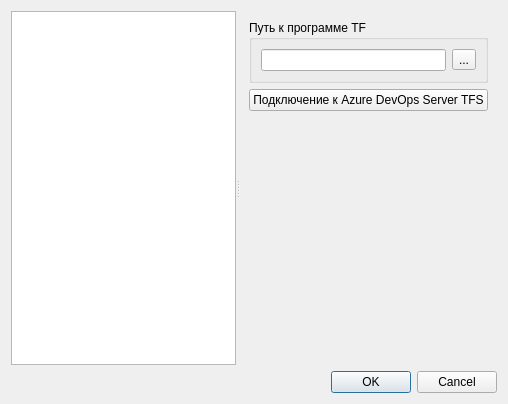
<?xml version="1.0" encoding="UTF-8"?>
<ui version="4.0">
 <class>SettingsDialog</class>
 <widget class="QDialog" name="SettingsDialog">
  <property name="geometry">
   <rect>
    <x>0</x>
    <y>0</y>
    <width>508</width>
    <height>404</height>
   </rect>
  </property>
  <property name="windowTitle">
   <string>Dialog</string>
  </property>
  <layout class="QVBoxLayout" name="verticalLayout_2">
   <item>
    <widget class="QSplitter" name="splitter">
     <property name="orientation">
      <enum>Qt::Horizontal</enum>
     </property>
     <widget class="QListWidget" name="pagesList"/>
     <widget class="QStackedWidget" name="pagesStack">
      <property name="currentIndex">
       <number>0</number>
      </property>
      <widget class="QWidget" name="pageConfigTFS">
       <layout class="QVBoxLayout" name="verticalLayout">
        <item>
         <widget class="QGroupBox" name="binGBox">
          <property name="title">
           <string>Путь к программе TF</string>
          </property>
          <layout class="QHBoxLayout" name="horizontalLayout">
           <item>
            <widget class="QLineEdit" name="binPathEdit"/>
           </item>
           <item>
            <widget class="QToolButton" name="binPathButton">
             <property name="text">
              <string>...</string>
             </property>
            </widget>
           </item>
          </layout>
         </widget>
        </item>
        <item>
         <widget class="QPushButton" name="azureServerButton">
          <property name="text">
           <string>Подключение к Azure DevOps Server TFS</string>
          </property>
         </widget>
        </item>
        <item>
         <spacer name="verticalSpacer">
          <property name="orientation">
           <enum>Qt::Vertical</enum>
          </property>
          <property name="sizeHint" stdset="0">
           <size>
            <width>20</width>
            <height>40</height>
           </size>
          </property>
         </spacer>
        </item>
       </layout>
      </widget>
     </widget>
    </widget>
   </item>
   <item>
    <widget class="QDialogButtonBox" name="buttonBox">
     <property name="orientation">
      <enum>Qt::Horizontal</enum>
     </property>
     <property name="standardButtons">
      <set>QDialogButtonBox::Cancel|QDialogButtonBox::Ok</set>
     </property>
    </widget>
   </item>
  </layout>
 </widget>
 <resources/>
 <connections>
  <connection>
   <sender>buttonBox</sender>
   <signal>accepted()</signal>
   <receiver>SettingsDialog</receiver>
   <slot>accept()</slot>
   <hints>
    <hint type="sourcelabel">
     <x>248</x>
     <y>254</y>
    </hint>
    <hint type="destinationlabel">
     <x>157</x>
     <y>274</y>
    </hint>
   </hints>
  </connection>
  <connection>
   <sender>buttonBox</sender>
   <signal>rejected()</signal>
   <receiver>SettingsDialog</receiver>
   <slot>reject()</slot>
   <hints>
    <hint type="sourcelabel">
     <x>316</x>
     <y>260</y>
    </hint>
    <hint type="destinationlabel">
     <x>286</x>
     <y>274</y>
    </hint>
   </hints>
  </connection>
 </connections>
</ui>
